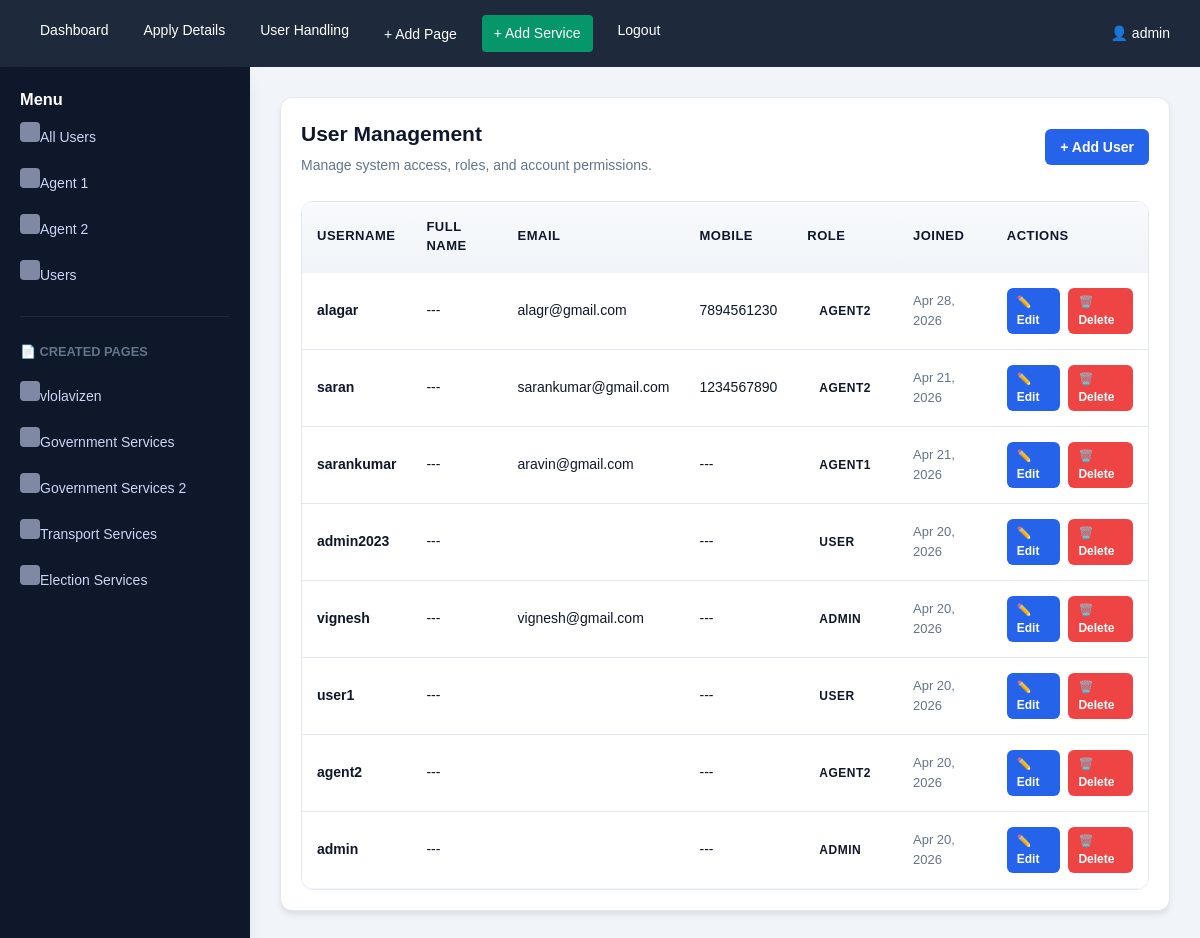
Screenshot of /adminsite/user-details/ (signed in) with the database file from the repository.
### services/models.py (models this page shows, shortened)
class User(AbstractUser):
    ROLE_CHOICES = [
        ('ADMIN', 'Admin'),
        ('AGENT1', 'Agent1'),
        ('AGENT2', 'Agent2'),
        ('USER', 'User'),
    ]
    role = models.CharField(max_length=10, choices=ROLE_CHOICES, default='USER')
    mobile = models.CharField(max_length=15, blank=True, null=True)

class Page(models.Model):
    title = models.CharField(max_length=100)
    description = models.TextField()
    created_at = models.DateTimeField(auto_now_add=True)

### services/views.py (the view, shortened to what this page needs)
# urls.py: path('adminsite/user-details/', views.user_details, name='user_details'),
@login_required
@role_required(['ADMIN'])
def user_details(request):
    role_filter = request.GET.get('role')
    if role_filter:
        users = User.objects.filter(role=role_filter).order_by('-id')
    else:
        users = User.objects.all().order_by('-id')
    return render(request, 'admin-site/user_handling.html', {'users': users})

### services/context_processors.py (called while the page is built)
def admin_pages(request):
    if request.path.startswith('/adminsite/'):
        return {'pages': Page.objects.all()}
    return {'pages': []}

### services/views.py (called while the page is built, shortened)
def role_required(allowed_roles):
    def decorator(view_func):
        @wraps(view_func)
        def _wrapped_view(request, *args, **kwargs):
            if not request.user.is_authenticated:
                return redirect(reverse('login') + '?next=' + request.path)
            is_permitted = request.user.role in allowed_roles
            if 'ADMIN' in allowed_roles and (request.user.is_staff or request.user.is_superuser):
                is_permitted = True
            return view_func(request, *args, **kwargs)
        return _wrapped_view
    return decorator

### services/templates/admin-site/user_handling.html (shortened to what this page needs)
{% extends 'admin-site/admin_base.html' %}
{% block content %}
<div class="card">
    <div class="header-flex" style="display: flex; justify-content: space-between; align-items: center; margin-bottom: 25px;">
        <div>
            <h2 style="margin: 0;">User Management</h2>
            <p style="color: #64748b; margin-top: 5px;">Manage system access, roles, and account permissions.</p>
        </div>
        <button class="btn" onclick="document.getElementById('addUserModal').classList.add('show')">+ Add User</button>
    </div>
    <div class="table-wrapper">
        <table style="width: 100%; border-collapse: collapse;">
            <thead>
                <tr style="text-align: left; border-bottom: 2px solid #f1f5f9;">
                    <th style="padding: 15px;">Username</th>
                    <th style="padding: 15px;">Full Name</th>
                    <th style="padding: 15px;">Email</th>
                    <th style="padding: 15px;">Mobile</th>
                    <th style="padding: 15px;">Role</th>
                    <th style="padding: 15px;">Joined</th>
                    <th style="padding: 15px;">Actions</th>
                </tr>
            </thead>
            <tbody>
                {% for u in users %}
                <tr style="border-bottom: 1px solid #f1f5f9;">
                    <td style="padding: 15px; font-weight: 600;">{{ u.username }}</td>
                    <td style="padding: 15px;">{{ u.get_full_name|default:"---" }}</td>
                    <td style="padding: 15px;">{{ u.email }}</td>
                    <td style="padding: 15px;">{{ u.mobile|default:"---" }}</td>
                    <td style="padding: 15px;"><span class="badge status-{{ u.role|lower }}">{{ u.role }}</span></td>
                    <td style="padding: 15px; color: #64748b; font-size: 13px;">{{ u.date_joined|date:"M d, Y" }}</td>
                    <td style="padding: 15px;">
                        <div style="display: flex; gap: 8px;">
                            <a href="{% url 'edit_user' u.id %}" class="btn btn-small" style="font-size: 12px; padding: 5px 10px; background-color: #2563eb; text-decoration: none; color: white;">✏️ Edit</a>
                            <a href="{% url 'delete_user' u.id %}" class="btn btn-small" style="font-size: 12px; padding: 5px 10px; background-color: #ef4444; text-decoration: none; color: white;" onclick="return confirm('Confirm deletion of user: {{ u.username }}?')">🗑️ Delete</a>
                        </div>
                    </td>
                </tr>
                {% endfor %}
            </tbody>
        </table>
    </div>
</div>
{% endblock %}

### services/templates/admin-site/admin_base.html (shortened to what this page needs)
{% load static %}
<!DOCTYPE html>
<html lang="en">
<head>
    <link rel="stylesheet" href="{% static 'services/css/style.css' %}">
</head>
<body>
<div class="top-navbar">
    <div class="nav-links">
        <a href="{% url 'admin_dashboard' %}">Dashboard</a>
        <a href="{% url 'apply_details' %}">Apply Details</a>
        <a href="{% url 'user_details' %}">User Handling</a>
        <button onclick="document.getElementById('addPageModal').classList.add('show')">+ Add Page</button>
        <a href="{% url 'add_service' %}"  style="background: #059669; padding: 8px 12px; border: none; color: white; border-radius: 4px; cursor: pointer;">+ Add Service</a>
        <a href="{% url 'admin_login' %}">Logout</a>
    </div>
    <div style="white-space: nowrap;">
        👤 {{ user.username }}
    </div>
</div>
<div class="dashboard-container">
    <aside class="sidebar">
        <h3>Menu</h3>
        {% if request.resolver_match.url_name == 'user_details' %}
        <div class="sidebar-menu">
            <a href="{% url 'user_details' %}">All Users</a>
            <a href="{% url 'user_details' %}?role=AGENT1">Agent 1</a>
            <a href="{% url 'user_details' %}?role=AGENT2">Agent 2</a>
            <a href="{% url 'user_details' %}?role=USER">Users</a>
        </div>
        {% endif %}
        <div class="sidebar-menu" style="margin-top: 20px; border-top: 1px solid #1e293b; padding-top: 10px;">
            <h4>📄 Created Pages</h4>
            {% if pages %}
                {% for p in pages %}
                    <a href="{% url 'view_custom_page' p.id %}">{{ p.title }}</a>
                {% endfor %}
            {% else %}
                <p style="color: #64748b; font-size: 13px; margin: 5px 0;">No pages created yet</p>
            {% endif %}
        </div>
    </aside>
    <div class="main-content">
        {% block content %}{% endblock %}
    </div>
</div>
</body>
</html>

### services/static/services/css/style.css (style rules this page uses)
:root { --primary: #2563eb; --primary-hover: #1d4ed8; --secondary: #64748b; --success: #10b981; --warning: #f59e0b; --danger: #ef4444; --info: #3b82f6; --background: #f8fafc; --card-bg: #ffffff; --dark-bg: #0f172a; --dark-card: #1e293b; --text-main: #0f172a; --text-muted: #64748b; --border: #e2e8f0; --shadow: 0 4px 6px -1px rgb(0 0 0 / 0.1); --shadow-lg: 0 10px 15px -3px rgb(0 0 0 / 0.1); }
* { margin: 0; padding: 0; box-sizing: border-box; }
html, body { height: 100%; }
body { background-color: var(--background); color: var(--text-main); font-family: 'Inter', system-ui, -apple-system, sans-serif; line-height: 1.5; font-size: 14px; }
.dashboard-container { display: flex; min-height: 100vh; background-color: var(--background); }
.sidebar { width: 260px; background: linear-gradient(135deg, #1e293b 0%, #0f172a 100%); color: white; padding: 20px; overflow-y: auto; box-shadow: var(--shadow-lg); transition: all 0.3s ease; position: sticky; top: 0; }
.main-content { flex: 1; overflow-y: auto; display: flex; flex-direction: column; }
.sidebar-menu { list-style: none; }
.sidebar-menu a { display: flex; align-items: center; gap: 12px; padding: 12px 16px; color: rgba(255, 255, 255, 0.8); text-decoration: none; border-radius: 8px; transition: all 0.3s ease; font-weight: 500; }
.sidebar-menu a::before { content: ''; display: inline-block; width: 20px; height: 20px; background: currentColor; border-radius: 4px; opacity: 0.6; }
.card { background: white; border: 1px solid var(--border); border-radius: 12px; padding: 20px; box-shadow: var(--shadow); transition: all 0.3s ease; animation: slideIn 0.4s ease-out; }
.table-wrapper { overflow-x: auto; border-radius: 12px; border: 1px solid var(--border); }
table { width: 100%; border-collapse: collapse; background: white; }
thead { background-color: #f1f5f9; border-bottom: 2px solid var(--border); }
th { padding: 16px; text-align: left; font-weight: 700; color: var(--text-main); font-size: 13px; text-transform: uppercase; letter-spacing: 0.5px; background: linear-gradient(180deg, #f8fafc 0%, #f1f5f9 100%); }
td { padding: 14px 16px; border-bottom: 1px solid var(--border); color: var(--text-main); font-size: 14px; }
tbody tr { transition: all 0.2s ease; }
tbody tr:last-child td { border-bottom: none; }
button, .btn { padding: 10px 20px; border: none; border-radius: 8px; font-size: 14px; font-weight: 600; cursor: pointer; transition: all 0.3s ease; display: inline-flex; align-items: center; justify-content: center; gap: 8px; text-decoration: none; }
.badge { display: inline-block; padding: 6px 12px; border-radius: 20px; font-size: 12px; font-weight: 600; text-transform: uppercase; letter-spacing: 0.5px; }

### services/templates/admin-site/admin_base.html (style rules this page uses)
body { margin: 0; font-family: Arial; }
.top-navbar { display: flex; justify-content: space-between; align-items: center; background: #1e293b; padding: 15px 30px; color: white; flex-wrap: wrap; gap: 10px; }
.nav-links { display: flex; gap: 15px; flex-wrap: wrap; }
.nav-links a, .nav-links button { color: white; text-decoration: none; font-weight: 500; cursor: pointer; background: none; border: none; padding: 5px 10px; border-radius: 4px; transition: background 0.3s; }
.dashboard-container { display: flex; }
.sidebar { width: 250px; background: #0f172a; color: white; min-height: 100vh; padding: 20px; overflow-y: auto; }
.sidebar-menu { margin-bottom: 20px; }
.sidebar-menu h4 { margin: 15px 0 10px 0; color: #64748b; font-size: 0.8rem; text-transform: uppercase; }
.sidebar-menu a, .sidebar-menu button { display: block; color: #cbd5f5; padding: 10px 0; text-decoration: none; border: none; background: none; cursor: pointer; font-size: 14px; transition: color 0.3s; }
.main-content { flex: 1; padding: 30px; background: #f1f5f9; }
.btn { background: #2563eb; color: white; padding: 10px 15px; border: none; border-radius: 6px; cursor: pointer; transition: background 0.3s; }
.btn-small { padding: 8px 12px; font-size: 13px; }

### rows the page displays
User: username "admin", get_full_name "---", mobile "---", role "ADMIN", date_joined "Apr 20, 2026"
Page: title "vlolavizen"
Page: title "Government Services"
Page: title "Government Services 2"
Page: title "Transport Services"
Page: title "Election Services"
User: username "alagar", get_full_name "---", email "alagr@gmail.com", mobile "7894561230", role "AGENT2", date_joined "Apr 28, 2026"
User: username "saran", get_full_name "---", email "sarankumar@gmail.com", mobile "1234567890", role "AGENT2", date_joined "Apr 21, 2026"
User: username "sarankumar", get_full_name "---", email "aravin@gmail.com", mobile "---", role "AGENT1", date_joined "Apr 21, 2026"
User: username "admin2023", get_full_name "---", mobile "---", role "USER", date_joined "Apr 20, 2026"
User: username "vignesh", get_full_name "---", email "vignesh@gmail.com", mobile "---", role "ADMIN", date_joined "Apr 20, 2026"
User: username "user1", get_full_name "---", mobile "---", role "USER", date_joined "Apr 20, 2026"
User: username "agent2", get_full_name "---", mobile "---", role "AGENT2", date_joined "Apr 20, 2026"
